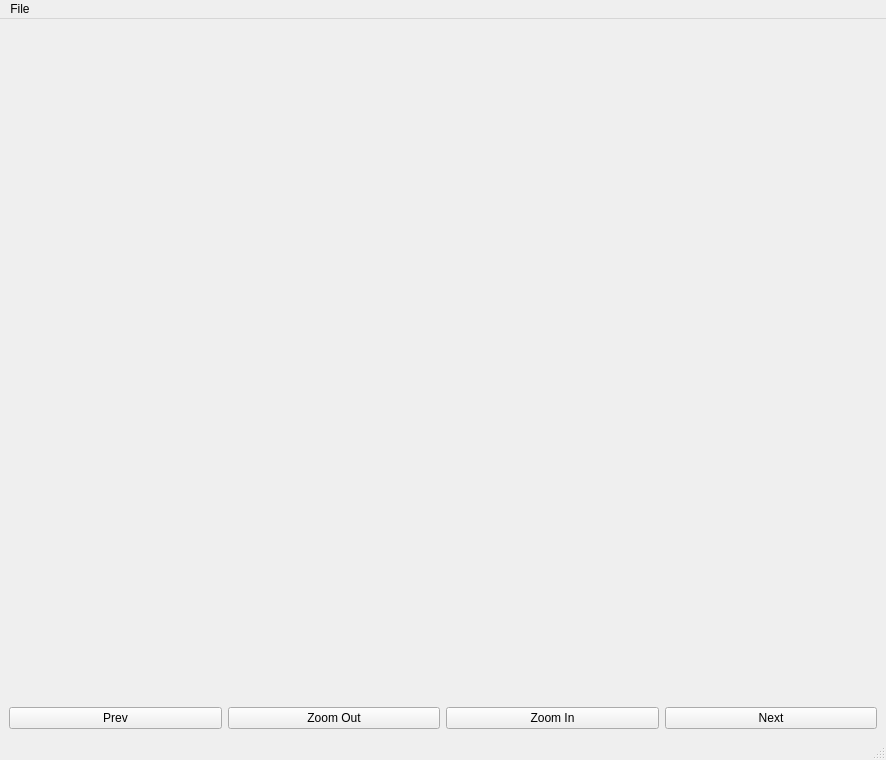
<?xml version="1.0" encoding="UTF-8"?>
<ui version="4.0">
 <class>MainWindow</class>
 <widget class="QMainWindow" name="MainWindow">
  <property name="geometry">
   <rect>
    <x>0</x>
    <y>0</y>
    <width>886</width>
    <height>760</height>
   </rect>
  </property>
  <property name="windowTitle">
   <string>Image Viewer</string>
  </property>
  <widget class="QWidget" name="centralwidget">
   <layout class="QVBoxLayout" name="verticalLayout">
    <item>
     <widget class="QLabel" name="label">
      <property name="text">
       <string/>
      </property>
      <property name="alignment">
       <set>Qt::AlignCenter</set>
      </property>
     </widget>
    </item>
    <item>
     <layout class="QHBoxLayout" name="horizontalLayout">
      <item>
       <widget class="QPushButton" name="pushButton_2">
        <property name="text">
         <string>Prev</string>
        </property>
       </widget>
      </item>
      <item>
       <widget class="QPushButton" name="pushButton_3">
        <property name="text">
         <string>Zoom Out</string>
        </property>
       </widget>
      </item>
      <item>
       <widget class="QPushButton" name="pushButton_4">
        <property name="text">
         <string>Zoom In</string>
        </property>
       </widget>
      </item>
      <item>
       <widget class="QPushButton" name="pushButton">
        <property name="text">
         <string>Next</string>
        </property>
       </widget>
      </item>
     </layout>
    </item>
   </layout>
  </widget>
  <widget class="QMenuBar" name="menubar">
   <property name="geometry">
    <rect>
     <x>0</x>
     <y>0</y>
     <width>886</width>
     <height>21</height>
    </rect>
   </property>
   <widget class="QMenu" name="menuFile">
    <property name="title">
     <string>File</string>
    </property>
    <addaction name="actionOpen_Image"/>
    <addaction name="actionOpen_Folder"/>
    <addaction name="actionQuit"/>
   </widget>
   <addaction name="menuFile"/>
  </widget>
  <widget class="QStatusBar" name="statusbar"/>
  <action name="actionOpen_Image">
   <property name="text">
    <string>Open Image</string>
   </property>
  </action>
  <action name="actionOpen_Folder">
   <property name="text">
    <string>Open Folder</string>
   </property>
  </action>
  <action name="actionQuit">
   <property name="text">
    <string>Quit</string>
   </property>
  </action>
 </widget>
 <resources/>
 <connections/>
</ui>
